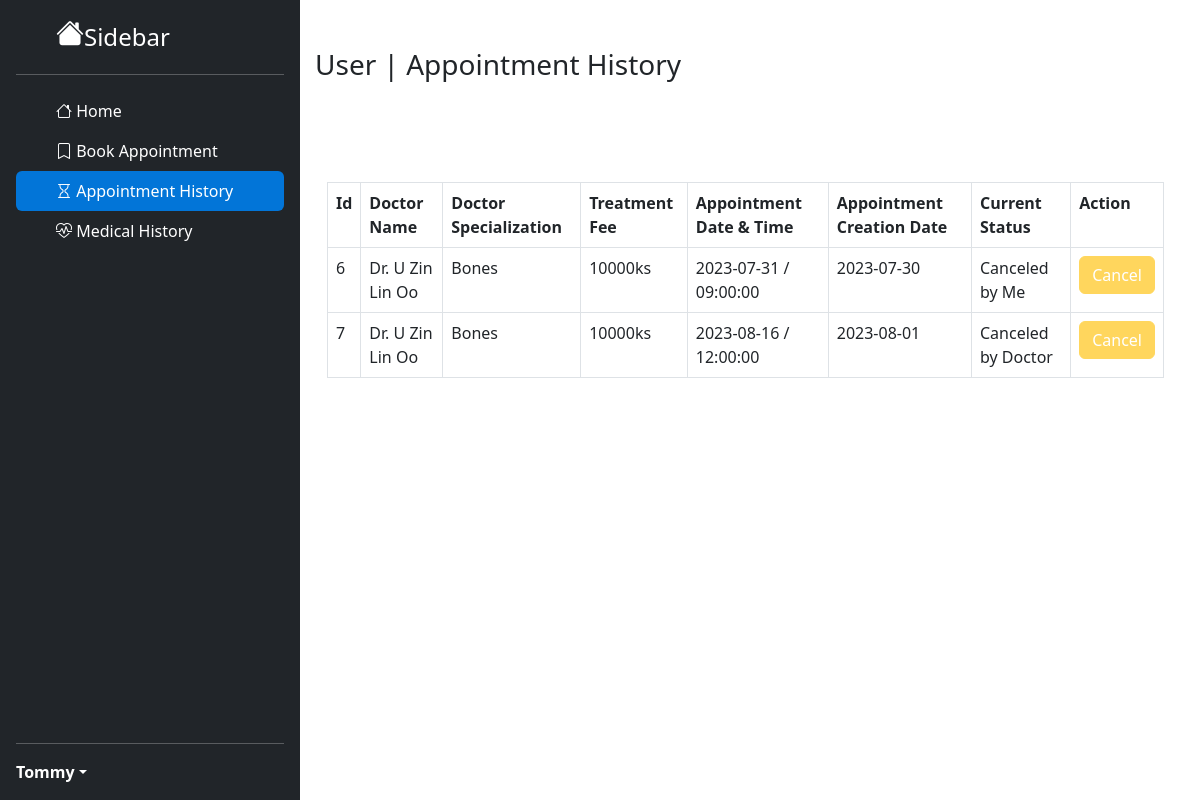
/users/appointmenthistory.php (signed in), run on the app's committed database.
### tables this page shows
CREATE TABLE `users` (
  `id` int(11) NOT NULL,
  `username` varchar(255) NOT NULL,
  `email` varchar(255) NOT NULL,
  `password` varchar(255) NOT NULL,
  `phone` bigint(15) NOT NULL
);

CREATE TABLE `appointment` (
  `id` int(11) NOT NULL,
  `doctor` varchar(255) NOT NULL,
  `specialization` int(11) NOT NULL,
  `date` date NOT NULL,
  `time` time NOT NULL,
  `user_appointed` int(11) NOT NULL,
  `create_date` date NOT NULL DEFAULT current_timestamp(),
  `status` varchar(255) NOT NULL
);

CREATE TABLE `doctors` (
  `id` int(11) NOT NULL,
  `specialization` int(11) NOT NULL,
  `name` varchar(255) NOT NULL,
  `address` varchar(255) NOT NULL,
  `fees` int(11) NOT NULL,
  `contactno` bigint(15) NOT NULL,
  `email` varchar(255) NOT NULL,
  `password` varchar(255) NOT NULL,
  `createDate` date NOT NULL DEFAULT current_timestamp(),
  `updateDate` date NOT NULL DEFAULT current_timestamp()
);

CREATE TABLE `specialization` (
  `id` int(11) NOT NULL,
  `specialization` varchar(255) NOT NULL
);

### Controller/queries.ctr.php (called while the page is built, shortened)
<?php
require 'connecttodb.pdo.php';
class queries
{
  public function selectallwithuserappointed($table, $id)
  {
    global $pdo;
    $stmt = $pdo->prepare("SELECT * FROM $table WHERE user_appointed=$id");
    $stmt->execute();
    return $stmt->fetchall();
  }
  public function select($table, $id)
  {
    global $pdo;
    $stmt = $pdo->prepare("SELECT * FROM $table WHERE id=$id");
    $stmt->execute();
    return $stmt->fetch(PDO::FETCH_ASSOC);
  }
}
?>

### users/appointmenthistory.php (the view, shortened to what this page needs)
<?php
include '../Resources/bootstrap.res.php';
include '../Controller/queries.ctr.php';
$query = new queries();
?>
<!DOCTYPE html>
<html lang="en" dir="ltr">
  <head>
  </head>
  <body>
    <?php
    $id = $_SESSION['userid'];
    $datas = $query->selectallwithuserappointed('appointment', $id);
    ?>
    <div class="row" style="margin: 0px !important; margin-left: -12px !important;">
      <div class="col-3">
        <?php
        include 'sidebar.php';
        ?>
      </div>
      <div class="col-9">
        <div class="container mt-5">
          <h3>User | Appointment History</h3>
          <div class="container" style="margin-top:100px;">
            <table class="table table-stripe table-bordered table-hover">
              <tr>
                <th>Id</th>
                <th>Doctor Name</th>
                <th>Doctor Specialization</th>
                <th>Treatment Fee</th>
                <th>Appointment Date & Time</th>
                <th>Appointment Creation Date</th>
                <th>Current Status</th>
                <th>Action</th>
              </tr>
              <?php
              foreach ($datas as $data) {
                $docid = $data['doctor'];
                $docname = $query->select('doctors', $docid);
                $specid = $data['specialization'];
                $docspec = $query->select('specialization', $specid);
                ?>
              <tr>
                <td><?php echo $data['id']; ?></td>
                <td>Dr. <?php echo $docname['name']; ?></td>
                <td><?php echo $docspec['specialization']; ?></td>
                <td><?php echo $docname['fees']; ?>ks</td>
                <td><?php echo $data['date'] . " / " . $data['time'];?></td>
                <td><?php echo $data['create_date']; ?></td>
                <td><?php if($data['status'] == 1){ echo "Active"; }elseif($data['status'] == 2){ echo "Canceled by Me";}else{ echo "Canceled by Doctor";} ?></td>
                <td><button type="button" onclick="return confirm('Are you sure to cancel the appointment?') " class="btn btn-warning" <?php if($data['status'] != 1){echo "disabled";} ?>><a href="cancelappointment.php?id=<?php echo $data['id']; ?>" style="text-decoration:none; color:white;">Cancel</a></button></td>
              </tr>
              <?php
            }
            ?>
            </table>
          </div>
        </div>
      </div>
    </div>
  </body>
</html>

### users/sidebar.php (shortened to what this page needs)
<div class="d-flex flex-column flex-shrink-0 p-3 text-white bg-dark" style="width: 25%; height:100%; position:absolute;">
    <a href="/HospitalProgram/users/" class="d-flex align-items-center mb-3 mb-md-0 me-md-auto text-white text-decoration-none">
      <svg class="" width="40" height="32"><i class="bi bi-house-fill h3"></i></svg>
      <span class="fs-4">Sidebar</span>
    </a>
    <hr>
    <ul class="nav nav-pills flex-column mb-auto">
      <li class="nav-item">
        <a href="/HospitalProgram/users/" class="nav-link home" aria-current="page">
          <svg class="bi me-2" width="16" height="16"><i class="bi bi-house"></i> </svg>
          Home
        </a>
      </li>
      <li>
        <a href="/HospitalProgram/users/booking.php" class="nav-link text-white booking">
          <svg class="bi me-2" width="16" height="16"><i class="bi bi-bookmark"></i></svg>
          Book Appointment
        </a>
      </li>
      <li>
        <a href="/HospitalProgram/users/appointmenthistory.php" class="nav-link text-white appointmenthistory">
          <svg class="bi me-2" width="16" height="16"><i class="bi bi-hourglass"></i></svg>
          Appointment History
        </a>
      </li>
      <li>
        <a href="/HospitalProgram/users/medicalhistory.php" class="nav-link text-white medicalhistory">
          <svg class="bi me-2" width="16" height="16"><i class="bi bi-heart-pulse"></i></svg>
          Medical History
        </a>
      </li>
    </ul>
    <hr>
    <div class="dropdown">
      <a href="#" class="d-flex align-items-center text-white text-decoration-none dropdown-toggle" id="dropdownUser1" data-bs-toggle="dropdown" aria-expanded="false">
        <?php
        $id = $_SESSION['userid'];
        $userdata = $query->select('users', $id);
        ?>
        <strong><?php echo $userdata['username']; ?></strong>
      </a>
    </div>
  </div>

### users/appointmenthistory.php (style rules this page uses)
.home { color: white !important; }
.appointmenthistory { background-color: #0275d8 !important; }

### data on the page
users: username "Tommy"
appointment: id "6", doctors.name "U Zin Lin Oo", specialization.specialization "Bones", doctors.fees "10000", date "2023-07-31", time "09:00:00", create_date "2023-07-30", status "Canceled by Me"
appointment: id "7", doctors.name "U Zin Lin Oo", specialization.specialization "Bones", doctors.fees "10000", date "2023-08-16", time "12:00:00", create_date "2023-08-01", status "Canceled by Doctor"
